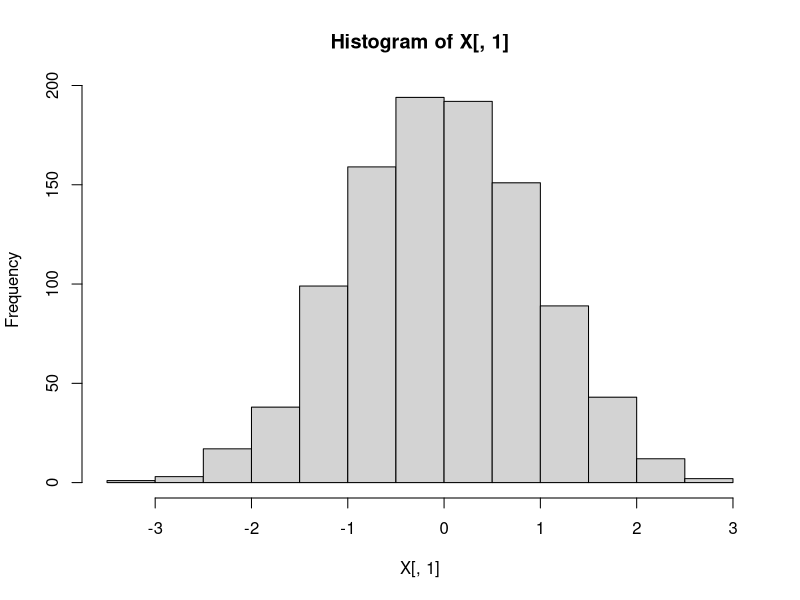
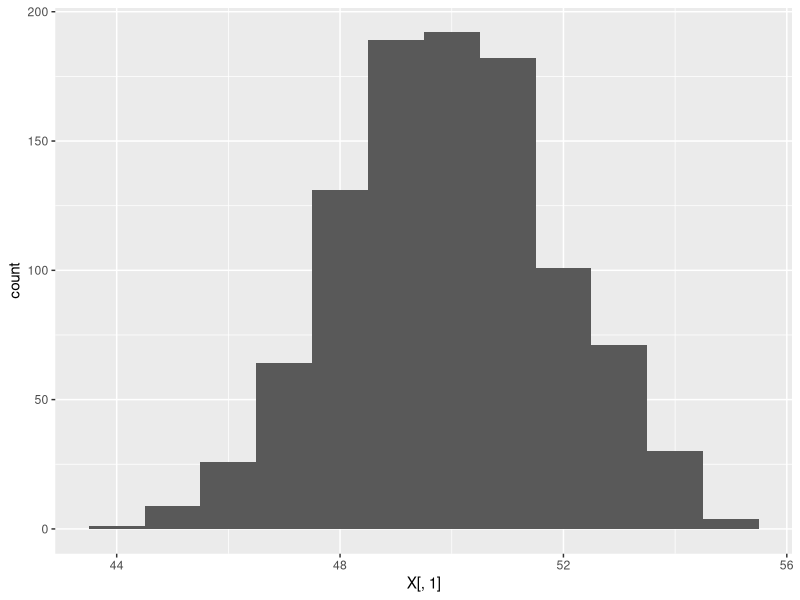
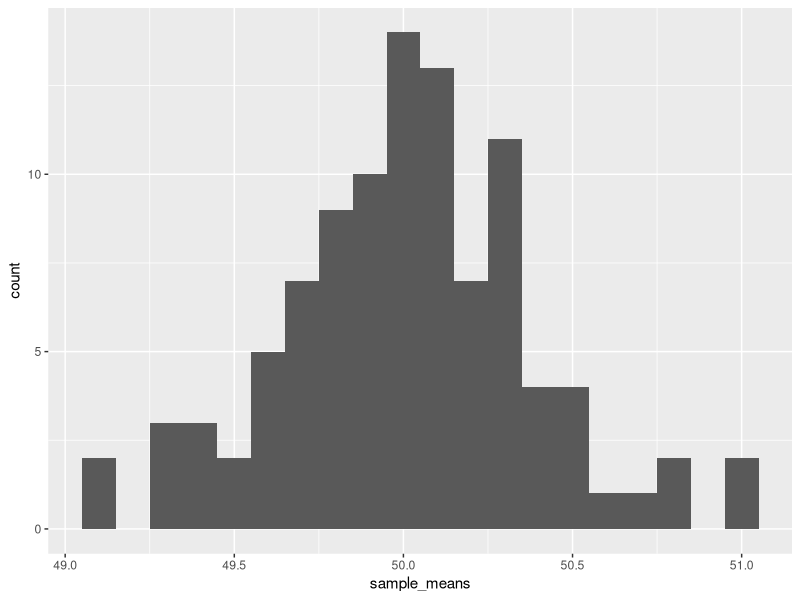
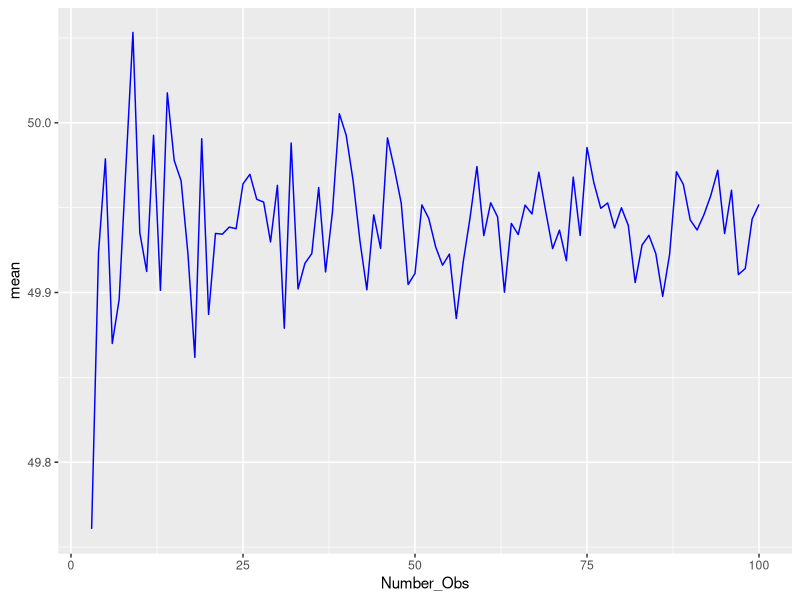
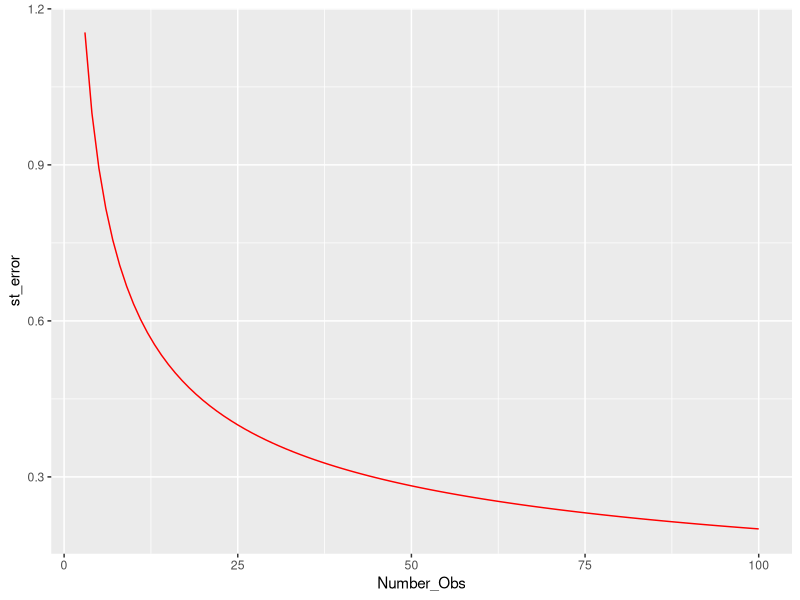

These figures' R source, in order:
## ---- chunk 1
knitr::opts_chunk$set(echo = TRUE)
## ---- chunk 2

library(dplyr)
library(plyr)
library(tidyr)
library(ggplot2)
library(reshape2)


#setwd("C:/Users/jlariv/OneDrive/Econ 404/")
#mydata <- read.csv("oj.csv")
#colnames(mydata)[1-17]
X <- NULL
# Create a variable n which is the number of observations we'll look at.  
n = 1000

# The variable p will be the width of that variable.  
p = 2

# rnorm generates a random draw from a standard normal distribution.
X = matrix(rnorm(n*p), n, p)

# This lets us look at the data
head(X)

# Histogram of the first column.  We can see that it looks like a bell curve
hist(X[,1])

# NOTE: if you wanted to draw from something with a non-zero mean and more interesting variance that's: rnorm(n*p)*st_dev + mu
st_dev <- 2
mu <- 50

X[,1] <- X[,1]*st_dev + mu
X <-data.frame(X)
ggplot(X,aes(X[,1])) + geom_histogram(binwidth=1)
# Base R version: hist(X[,1])

# So Jacob made this data up.  We know that the mean is 50.  There is a really nice function in R called "sample" which lets us take a random sub sample of our data say I'd like to take a sample of 25 observations 
obs = 25
total_samps = 100
#sample_means = matrix(0, total_samps, 1)
sample_means = rep(0,total_samps)

for (i in 1:total_samps) {
subsample <- c(sample(X[,1], obs))
sample_means[i] = mean(subsample)
}

sample_means <-data.frame(sample_means)
ggplot(sample_means,aes(sample_means)) + geom_histogram(binwidth=.1)
st_err <- st_dev/(obs^.5)

#hist(sample_means)
summary(sample_means)

#Create a vector which increments up from an initial value to 100 by one
obs_0 = 3
obs_max = 100
obs_vec <- seq(obs_0, obs_max, 1)
obs_count <- length(obs_vec)

#Create dataframe to store our observations
sim_power = matrix(0, obs_count, 3)
sim_power[,1]<-obs_vec
sim_power <- data.frame(sim_power)
colnames(sim_power) <- c("Number_Obs","mean","st_error")
#Reset sample_means
sample_means <- NULL
sample_means = rep(0,total_samps)

for (j in 1:obs_count) {
  for (i in 1:total_samps) {
  subsample <- c(sample(X[,1], sim_power[j,1]))
  sample_means[i] = mean(subsample)
  }
  sim_power[j,2] <- mean(sample_means)
  sim_power[j,3] <- st_dev/(sim_power[j,1]^.5)
}


ggplot(sim_power, aes(Number_Obs)) + geom_line(aes(y=mean),colour = "blue") 
ggplot(sim_power, aes(Number_Obs)) + geom_line(aes(y=st_error),colour = "red")


# Question: Take a normal distribution with mu = 10 and variance of 9 (e.g., standard deviation of 3).  Simulate a population of 10,000.  What is the sample size needed to make the standard error of the sample mean sufficiently small so that no more than 5% of the sample means are less 9?

# Create a variable n which is the number of observations we'll look at.  
population = 10^5



# The variable p will be the width of that variable.  
p = 2

# rnorm generates a random draw from a standard normal distribution.
X = matrix(rnorm(n*p), n, p)

# NOTE: if you wanted to draw from something with a non-zero mean and more interesting variance that's: rnorm(n*p)*st_dev + mu
st_dev <- 2
mu <- 50

total_samps = 10^5

st_dev <- 3
mu <- 10

rnorm(total_samps*p)*st_dev + mu

